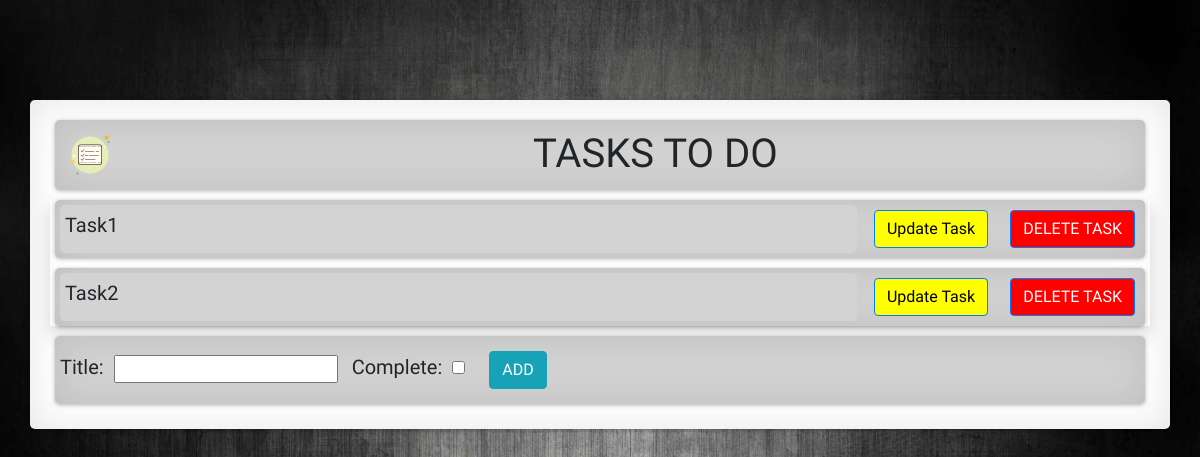
Before: / with the older database file.
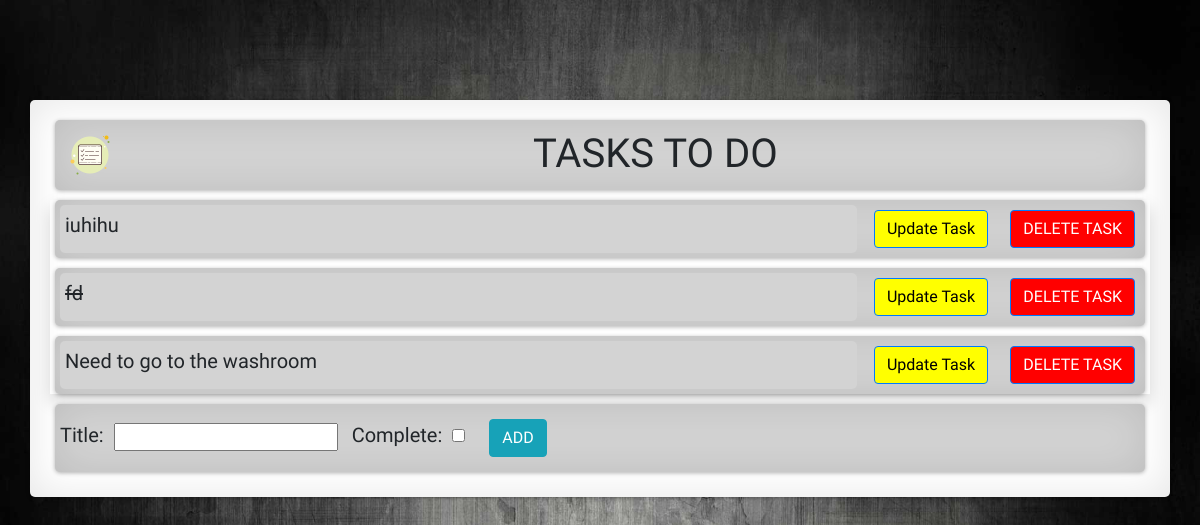
After: the same page with the newer database file.
### task/models.py (models this page shows)
class Task(models.Model):
    title = models.CharField(max_length=100)
    complete = models.BooleanField(default=False)
    created = models.DateTimeField(auto_now_add=True)
    def __str__(self):
        return self.title

### task/views.py (the view, shortened to what this page needs)
# urls.py: path('',views.index,name='index'),
def index(request):
    task = Task.objects.all()
    form = TaskForm()
    return render(request,'tasks/index.html',{'task':task ,'form':form})

### task/forms.py
class TaskForm(ModelForm):
    class Meta:
        model = models.Task
        fields='__all__'

### templates/tasks/index.html (shortened to what this page needs)
<!DOCTYPE html>
{%load static%}
<html lang="en" dir="ltr">
  <head>
  </head>
 <link rel="stylesheet" href="https://maxcdn.bootstrapcdn.com/bootstrap/4.5.2/css/bootstrap.min.css">
    <link rel="stylesheet" href="{%static 'css/mystyle.css'%}">
    <link rel="stylesheet" href="{%static 'css/animatedbg.css'%}">
<link rel="stylesheet" href="{%static 'css/shadows.css'%}">
  <body>
<div class="container container-outer effect7 ">
  <div class=" wrapper-title container-bg-titlebar rows effect7">
    <div class="t-one">
      <img src="{%static 'images/todo-list.png' %}" class="shape1" width="50px" height="50px" alt="image not found">
    </div>
    <div class="center">
      <h1 class='Display-1 font-title'>TASKS TO DO</h1>
    </div>
  </div>
  <div class="container-white shadow">
      {% for t in task%}
      <div class="wrapper font-1 rows effect7">
        <div class="tasks">
          {% if t.complete == True %}
          <strike > {{t}}</strike>
          {%else %}
          <span> {{t}}</span>
          {%endif%}
        </div>
          <a class='btn btn-primary color-yellow' href="{%url 'update_task' t.id %}">Update Task</a>
          <form  action='{%url 'delete_task' t.id %}' method="post">
            <input class='btn btn-primary color-red' type="submit" name="task_delete" value="DELETE TASK">
          </form>
      </div>
      {%endfor%}
  </div>
  <div class ="wrapper-add-task effect7 container-foot tasks ">
    <form  method="post">
      {{form}}
      <input class="btn btn-info" type="submit" name="submit" value="ADD">
    </form>
  </div>
</div>
  </body>
</html>

### static/css/mystyle.css (style rules this page uses)
.wrapper { display: grid; grid-template-columns: 6fr 1fr 1fr; gap: 2px; grid-auto-rows: auto; margin-bottom: 10px; }
.wrapper-title { display: grid; grid-template-columns: 1fr 9fr; gap: 2px; grid-auto-rows: auto; margin-bottom: 10px; background-color:LightGray; }
body { margin: 0; background:url('/static/images/bg2.jpg') no-repeat fixed; background-size: 100vw 100vh; }
input,a { margin:10px; }
input[type=text] { font-family: 'Akaya Telivigala', cursive; font-size: 16px; }
label { font-family: 'Akaya Telivigala', cursive; font-size: 20px; }
.wrapper-add-task { display: grid; grid-template-columns: 9fr 1fr; gap: 2px; grid-auto-rows: auto; margin-bottom: 10px; background-color:LightGray; }
.font-1 { font-family: 'Akaya Telivigala', cursive; font-size: 20px; }
.font-title { font-family: 'Akaya Telivigala', cursive; font-size:40px; height:100%; padding-top: 10px; margin:0px; }
.shape1 { border-radius:10px; margin: 10px; }
.container-foot { margin-top: 20px; }
.rows { margin-left: 5px; margin-right:5px; background-color:LightGray; border-radius:5px; }
.container-outer { background-color:white; margin-top:100px; padding:20px; border-radius: 5px; }
.color-red { background-color:red; }
.color-yellow { background-color:yellow; color:black; }
.tasks { margin:5px; background-color:LightGray; padding:5px; border-radius:5px; }
.center { text-align: center; }

### static/css/shadows.css (style rules this page uses)
.shadow { -moz-box-shadow: inset 0 0 10px #000000; -webkit-box-shadow: inset 0 0 10px #000000; box-shadow: inset 0 0 10px #000000; }
.effect7 { position:relative; -webkit-box-shadow:0 1px 4px rgba(0, 0, 0, 0.3), 0 0 40px rgba(0, 0, 0, 0.1) inset; -moz-box-shadow:0 1px 4px rgba(0, 0, 0, 0.3), 0 0 40px rgba(0, 0, 0, 0.1) inset; box-shadow:0 1px 4px rgba(0, 0, 0, 0.3), 0 0 40px rgba(0, 0, 0, 0.1) inset; }

Changed rows visible on the page:
removed Task: title "Task1"
removed Task: title "Task2"
added Task: title "iuhihu"
added Task: title "fd"
added Task: title "Need to go to the washroom"
